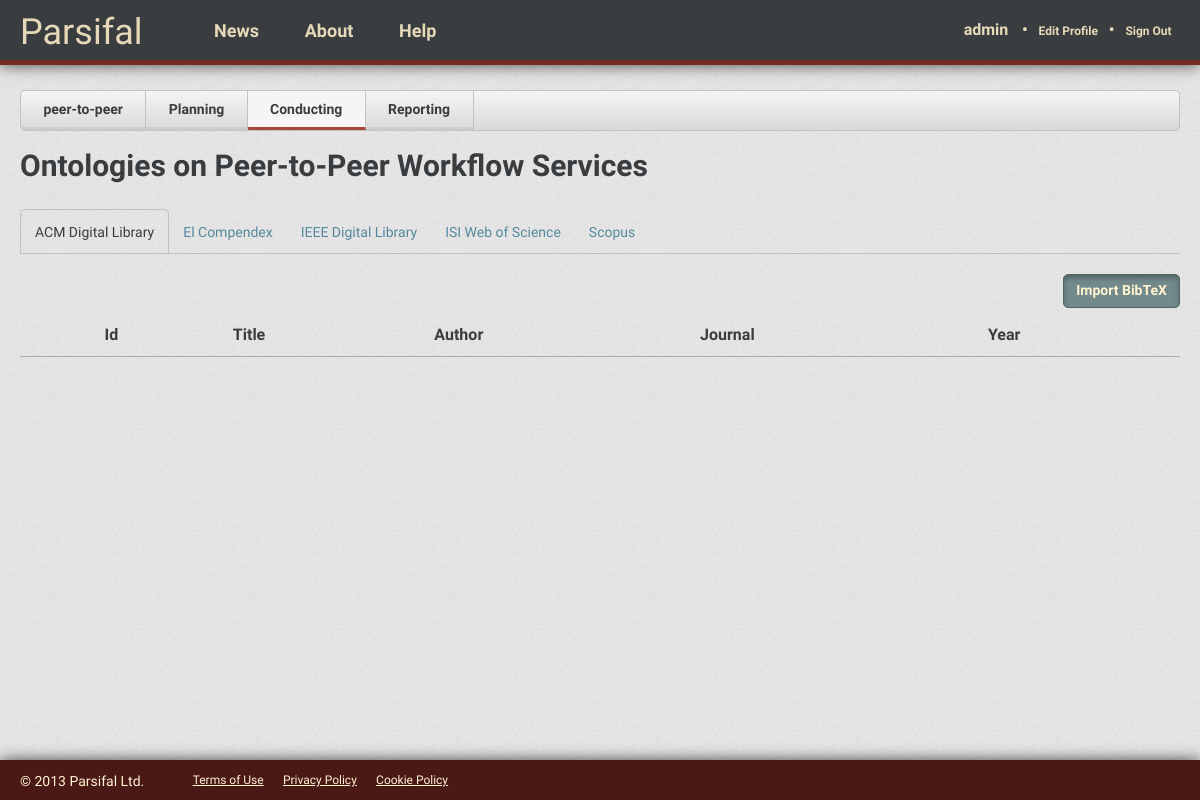
Before: /vitorfs/peer-to-peer/conducting/ (signed in) with the older database file.
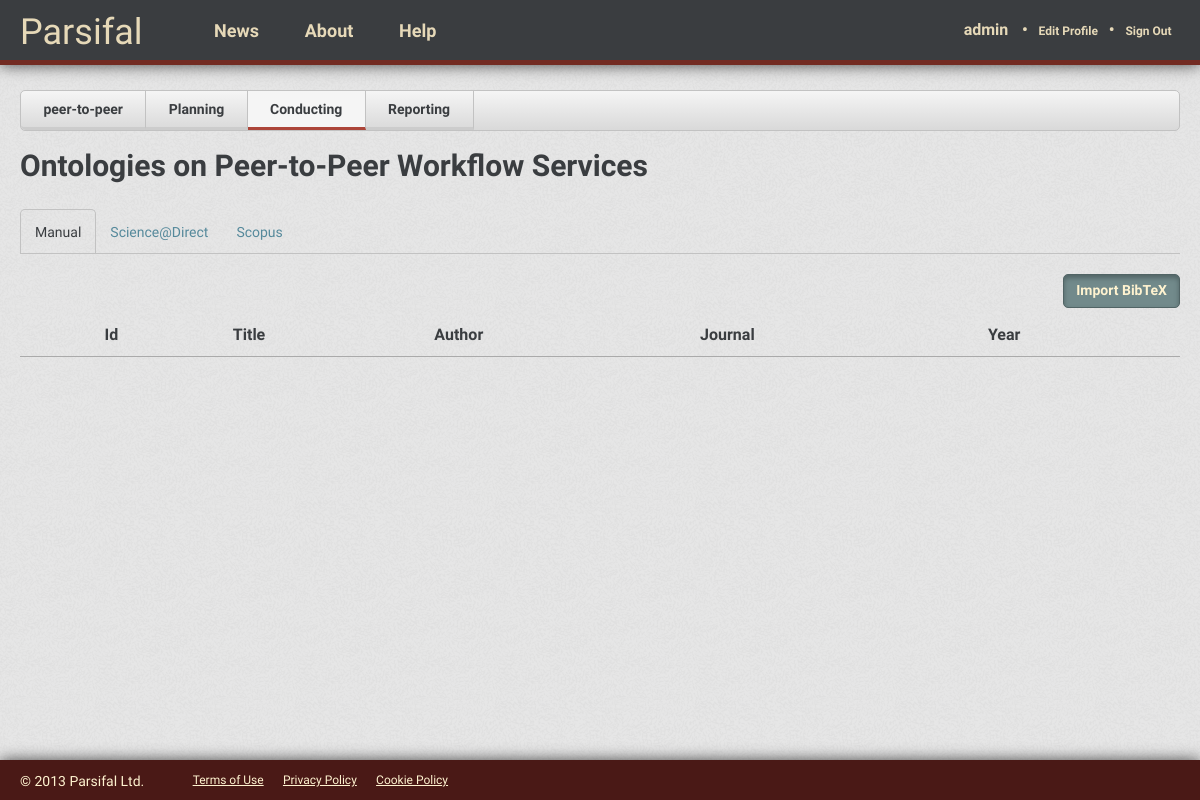
After: the same page with the newer database file.
### reviews/models.py (models this page shows, shortened)
class Review(models.Model):
    short_name = models.CharField(max_length=50) #TODO: Change var name to Name
    title = models.CharField(max_length=200)
    description = models.CharField(max_length=500)
    user = models.ForeignKey(User) #TODO: Change var name to Author
    create_date = models.DateTimeField(auto_now_add=True, blank=True)
    last_update = models.DateTimeField()
    co_authors = models.ManyToManyField(User, related_name="co+")
    objective = models.TextField(max_length=1000, null=True)
    questions = models.ManyToManyField(Question)
    sources = models.ManyToManyField(Source)
    class Meta:
        verbose_name = "Review"
        verbose_name_plural = "Reviews"

class Source(models.Model):
    name = models.CharField(max_length=100)
    url = models.CharField(max_length=200)
    class Meta:
        verbose_name = "Source"
        verbose_name_plural = "Sources"
        ordering = ("name",)

### reviews/views.py (the view, shortened to what this page needs)
@login_required
def conducting(request, username, review_name):
    parser = bibtex.Parser()
    bibdata = parser.parse_file("/Users/vitorfs/Downloads/scopus.bib")
    articles = []
    review = Review.objects.get(short_name=review_name)
    context = RequestContext(request, {'review': review, 'articles': articles})
    return render_to_response('reviews/conducting.html', context)

### reviews/templates/reviews/conducting.html (shortened to what this page needs)
{% extends 'base_app.html' %}
{% block head_extra %}
  <link href="{{ STATIC_URL }}css/review.css" rel="stylesheet" media="screen">
  <link href="{{ STATIC_URL }}css/conducting.css" rel="stylesheet" media="screen">
{% endblock head_extra %}
{% block content %}
  <ul class="review-menu">
    <li><a href="/{{ review.user.username }}/{{ review.short_name }}/">{{ review.short_name }}</a></li>
    <li><a href="/{{ review.user.username }}/{{ review.short_name }}/planning/">Planning</a></li>
    <li class="active"><a href="/{{ review.user.username }}/{{ review.short_name }}/conducting/">Conducting</a></li>
    <li><a href="/{{ review.user.username }}/{{ review.short_name }}/reporting/">Reporting</a></li>
  </ul>
  <h1>{{ review.title }}</h1>
  {% if review.sources.all %}
    <ul class="tab" id="source-tab">
      {% for source in review.sources.all %}
        <li><a href="#">{{ source.name }}</a></li>
      {% endfor %}
    </ul>
  {% else %}
    <p>Use the <a href="/{{ review.user.username }}/{{ review.short_name }}/planning/">planning</a> tab to add sources to your review and import the references.</p>
  {% endif %}
  <div class="articles clearfix">
    <button type="button" class="btn btn-import-bibtex pull-right">Import BibTeX</button>
    <table class="table" style="margin-top: 40px">
      <thead>
        <tr>
          <th></th>
          <th>Id</th>
          <th>Title</th>
          <th>Author</th>
          <th>Journal</th>
          <th>Year</th>
        </tr>
      </thead>
    </table>
  </div>
{% endblock content %}

### templates/base_app.html (shortened to what this page needs)
<!DOCTYPE html>
<html>
<head>
  <link href="{{ STATIC_URL }}css/style_app.css" rel="stylesheet" media="screen">
  {% block head_extra %}
  {% endblock head_extra %}
</head>
<body>
  <header class="wrapper">
    <h1><a href="/">Parsifal</a></h1>
    <nav class="menu">
      <a href="#">News</a>
      <a href="#">About</a>
      <a href="#">Help</a>
    </nav>
    <nav class="signedin">
      <a href="/{{ user.username }}/" class="user">{{ user.username }}</a>
      <span class="bullet">&bull;</span>
      <a href="/users/profile/">Edit Profile</a>
      <span class="bullet">&bull;</span>
      <a href="/signout/">Sign Out</a>
    </nav>
  </header>
  <section class="content wrapper">
    {% block content %}
    {% endblock content %}
    <div class="push"></div>
  </section>
  <footer class="wrapper">
    <p>© 2013 Parsifal Ltd.</p>
    <ul>
      <li><a href="#">Terms of Use</a></li>
      <li><a href="#">Privacy Policy</a></li>
      <li><a href="#">Cookie Policy</a></li>
    </ul>
  </footer>
</body>
</html>

### static/css/style_app.css (style rules this page uses)
* { -moz-box-sizing: border-box; -webkit-box-sizing: border-box; box-sizing: border-box; }
html, body { height: 100%; }
body { background: url("../img/ticks.png"); color: #3A3D40; font-family: "Source Sans Pro", Tahoma, Arial, sans-serif; font-weight: 400; font-size: 62.5%; }
header { background: #3A3D40; height: 65px; border-bottom: 5px solid #732B22; position: fixed; width: 100%; box-shadow: 0 0px 15px rgba(0, 0, 0, 0.7); z-index: 1000; }
header h1 { font-family: Playball, cursive; font-size: 3.6em; float: left; padding-top: .4em; font-weight: 400; margin: 0; }
header h1 a { color: #E6D9B8; text-decoration: none; }
header nav.menu { float: left; padding-top: 2.2em; padding-left: 5em; }
header nav.menu a { padding: 0 1.2em; color: #E6D9B8; text-decoration: none; font-size: 1.8em; font-weight: bold; }
header nav.signedin { padding-top: 2.2em; float: right; }
header nav.signedin span.bullet { color: #E6D9B8; font-size: 1.6em; font-weight: bold; }
header nav.signedin a { color: #E6D9B8; text-decoration: none; font-size: 1.2em; padding: 0 .7em; font-weight: bold; }
header nav.signedin a.user { font-size: 1.6em; }
.wrapper { width: 100%; padding: 0 20px; }
.content { padding: 90px 20px 20px; min-height: 100%; height: auto !important; height: 100%; margin: 0 auto -40px; }
footer { background-color: #4A1916; height: 40px; box-shadow: 0 0px 15px rgba(0, 0, 0, 0.7); }
footer p { padding-top: 1em; color: #FFF3D0; font-size: 1.4em; font-weight: 400; float: left; margin: 0; }
footer ul { float: left; padding-top: 1.4em; padding-left: 2em; }
footer ul li { display: inline; font-size: 1.2em; padding: 0 .7em; }
footer ul li a { color: #FFF3D0; text-decoration: underline; }
.push { height: 40px; }
.pull-right { float: right; }
ul { margin-left: 20px; }
ul li { font-size: 1.4em; padding: .2em 0; list-style: square; }
ul.tab { font-size: 0; display: block; padding: 14px 0; border-bottom: 1px solid #C2C2C2; display: block; margin: 0 0 20px 0; }
ul.tab li { list-style: none; display: inline; font-size: 14px; margin: 0; padding: 14px 0 12px; }
ul.tab li a { padding: 14px 14px 13px; border-top-left-radius: 5px; border-top-right-radius: 5px; position: relative; }
ul.tab li.active a { color: #3A3D40; border: 1px solid #C2C2C2; border-bottom: none; background: url("../img/ticks.png"); }

### reviews/static/css/review.css (style rules this page uses)
ul.review-menu { width: 100%; margin: 0; margin-bottom: 20px; padding: 0; border: 1px solid #C2C2C2; background: #F5F5F5; border-radius: 5px; background: -moz-linear-gradient(top, #F5F5F5 0%, #D9D9D9 100%); background: -webkit-linear-gradient(top, #F5F5F5 0%, #D9D9D9 100%); background: -o-linear-gradient(top, #F5F5F5 0%, #D9D9D9 100%); font-size: 0; }
ul.review-menu li { display: inline-block; list-style: none; padding: 0; font-size: 14px; border-bottom: 3px solid #CCCCCC; border-right: 1px solid #C2C2C2; }
ul.review-menu li:first-child { border-bottom-left-radius: 5px; }
ul.review-menu li a { display: block; padding: .8em 1.6em; font-weight: 600; color: #3A3D40; }
ul.review-menu li:first-child { border-top-left-radius: 5px; border-bottom-left-radius: 5px; }
ul.review-menu li.active { background: #F5F5F5; color: #666B71; border-bottom: 3px solid #AC4539; }

### static/css/clearfix.css (style rules this page uses)
.clearfix:before, .clearfix:after { content: ""; display: table; }
.clearfix:after { clear: both; }
.clearfix { zoom: 1; }

### static/css/button.css (style rules this page uses)
.btn { border: 1px solid #516465; border-radius: 5px; cursor: pointer; background-color: #728A8B; color: #FFF3D0; font-size: 14px; padding: 6px 12px; box-shadow: 0px 3px 5px 0px #516465 inset; display: inline-block; margin-bottom: 0; font-weight: 600; line-height: 1.4em; }

### static/css/table.css (style rules this page uses)
.table { width: 100%; border-collapse: collapse; border-spacing: 0; }
.table td, .table th { font-size: 1.4em; padding: .8em .6em; text-align: left; }
.table thead tr th { font-size: 1.6em; font-weight: 600; }
.table tr { border-bottom: 1px solid #AAA; }

### static/css/form.css (style rules this page uses)
input, button, select, option, textarea { font-family: inherit; }
button { text-transform: none; }

### static/css/typography.css (style rules this page uses)
h1, h2, h3, h4, h5, h6 { font-weight: 600; }
h1 { font-size: 3em; margin-bottom: 1em; }
a { color: #55899B; text-decoration: none; }
p { font-size: 1.4em; margin-bottom: .7em; }

Changed rows visible on the page:
removed Source: name "ACM Digital Library"
removed Source: name "El Compendex"
removed Source: name "IEEE Digital Library"
removed Source: name "ISI Web of Science"
added Source: name "Manual"
added Source: name "Science@Direct"
